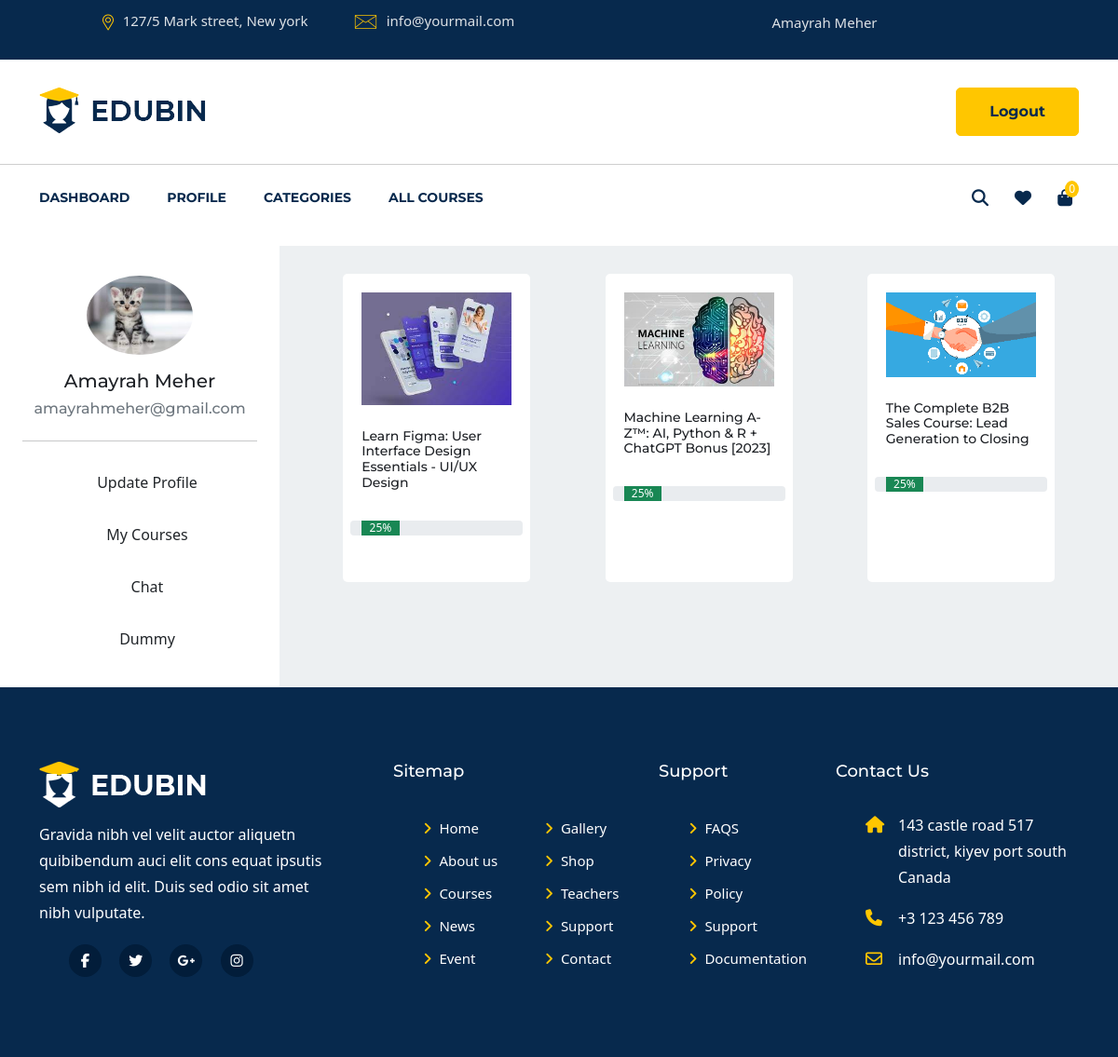
Page /user/dashboard/ (signed in) on the earlier database version.
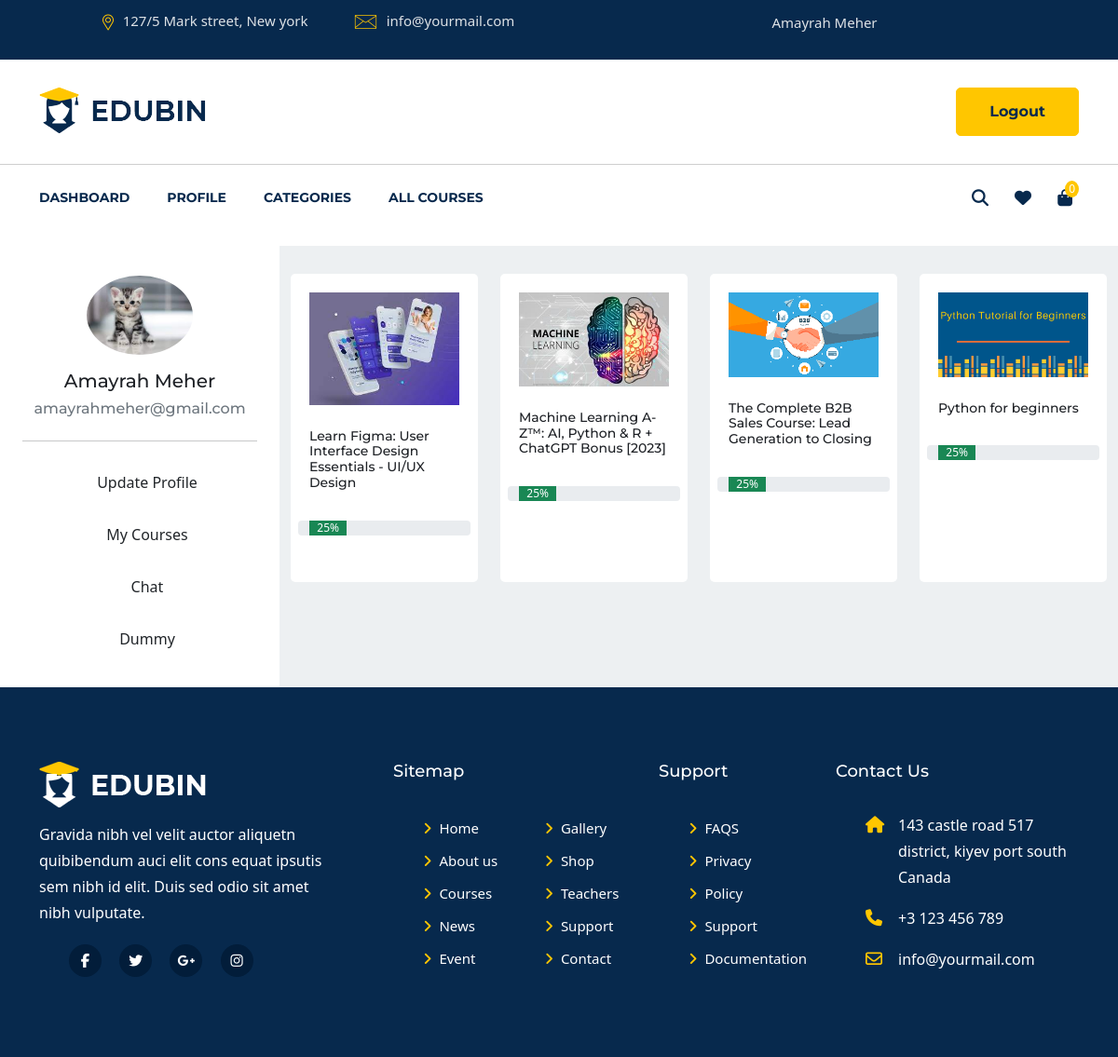
Same page on the later database version.
### user/models.py (models this page shows, shortened)
class User(AbstractUser):
    username = models.CharField(_("Username"), max_length=150)
    email = models.EmailField(_("email address"), unique=True)
    USERNAME_FIELD = "email"
    REQUIRED_FIELDS = []
    objects = CustomUserManager()
    @property
    def full_name(self):
        return f"{self.first_name} {self.last_name}"

class Student(models.Model):
    student = models.OneToOneField(User, on_delete=models.CASCADE, primary_key=True,
                                   )
    profile_image = models.ImageField(
        null=True, blank=True, upload_to="profile_pictures/student/")
    @property
    def profile_image_url(self):
        if self.profile_image and hasattr(self.profile_image, 'url'):
            return self.profile_image.url
        else:
            return "/static/images/profile/user.png"

class EnrolledCourses(models.Model):
    course = models.ForeignKey(
        "lms_main.Course", on_delete=models.CASCADE)
    student = models.ForeignKey(
        Student, on_delete=models.CASCADE)
    class Meta:
        unique_together = ('course', 'student')

### lms_main/models.py (models this page shows, shortened)
class Course(models.Model):
    STATUS = (
        ('PUBLISH', 'PUBLISH'),
        ('DRAFT', 'DRAFT'),
    )
    title = models.CharField(max_length=300)
    description = models.TextField()
    created_at = models.DateField(auto_now_add=True)
    featured_image = models.ImageField(
        upload_to='course/featured_images/', null=True, blank=True)
    price = models.IntegerField(
        null=True, default=0, blank=True)
    discount = models.IntegerField(null=True, blank=True)
    slug = models.SlugField(unique=True, null=True,
                            blank=True, max_length=300)
    status = models.CharField(choices=STATUS, max_length=100, null=True)
    author = models.ForeignKey(user_model.Instructor, on_delete=models.CASCADE)
    category = models.ForeignKey(
        lms_main_model.Category, on_delete=models.CASCADE)
    level = models.ForeignKey(lms_main_model.Level, on_delete=models.CASCADE)

### user/views.py (the view)
# urls.py: path('dashboard/', user_view.dashboard, name='dashboard'),
@login_required
def dashboard(request):
    print("you are in dashboard")
    user = request.user
    my_courses = EnrolledCourses.objects.filter(student=user.student)
    if user:
        context = {
            'user': user,
            'my_courses': my_courses,
        }
        return render(request, 'user/dashboard.html', context)
    return Http404

### user/context_processor.py (called while the page is built)
def common_context(request):
    context = {}
    categories = Category.objects.all()
    courses = Course.objects.filter(status='PUBLISH').all()
    context['categories'] = categories
    context['courses'] = courses
    return context

def student_cart_count(request):
    if request.path.startswith('/admin/'):
        return {}
    if request.path.startswith('/instructor/'):
        return {}
    if request.user.is_authenticated:
        no_of_items_cart = Cart.objects.filter(student=request.user.student).count()
        return {'count' : no_of_items_cart }
    return {}

### user/templates/user/dashboard.html (shortened to what this page needs)
{% extends 'lms_main/base.html' %}
{% load static %}
{% block navbar %}
{% include 'lms_main/components/navbar.html' %}
{% endblock %}
{% block main %}
<div class="container-fluid h-100">
    <div class="row">
        <div class="col-3 h-100 p-4">
            <div class="row d-flex justify-content-center my-2">
                <img src="{{ user.student.profile_image_url }}" alt="profile image" class="w-50" style="border-radius: 50%;">
            </div>
            <div class="row d-flex justify-content-center my-3">
                <h5 class="text-center">{{ user.full_name }}</h5>
                <h6 class="text-center text-secondary">{{ user.email }}</h6>
            </div>
            <hr>
            <div class="row">
                <div class="text-center p-2 m-2 menu-item" id="profile">
                    <a class="text-dark" href="">Update Profile</a>
                </div>
            </div>
            <div class="row">
                <div class="text-center p-2 m-2 menu-item" id="course">
                    <a class="text-dark" href="">My Courses</a>
                </div>
            </div>
            <div class="row">
                <div class="text-center p-2 m-2 menu-item" id="course">
                    <a class="text-dark" href="">Chat</a>
                </div>
            </div>
            <div class="row">
                <div class="text-center p-2 m-2 menu-item" id="course">
                    <a class="text-dark" href="">Dummy</a>
                </div>
            </div>
        </div>
        <div class="col-9" style="background: #edf0f2;">
            <div class="row justify-content-evenly">
                {% for course in my_courses %}
                <div class="col-lg-3 col-md-6 col-sm-8">
                    <div class="singel-publication mt-30 h-100">
                        <div class="image">
                            <img src="{{ course.course.featured_image.url }}" alt="enrolled-course">
                        </div>
                        <div class="cont">
                            <div class="name">
                                <a href="{% url 'user:my-course-detail' course.course.slug %}">
                                    <h6>{{ course.course.title }}</h6>
                                </a>
                            </div>
                        </div>
                        <br>
                        <div class="row">
                            <div class="progress" role="progressbar" aria-label="Success example" aria-valuenow="25" aria-valuemin="0"
                                aria-valuemax="100">
                                <div class="progress-bar bg-success" style="width: 25%">25%</div>
                            </div>
                        </div>
                    </div>
                </div>
                {% endfor %}
            </div>
        </div>
    </div>
</div>
{% include 'lms_main/components/footer.html' %}
{% endblock %}

### lms_main/templates/lms_main/base.html (shortened to what this page needs)
{% load static %}
<!doctype html>
<html lang="en">
<head>
    <link rel="stylesheet" href="{% static 'css/slick.css' %}">
    <link rel="stylesheet" href="{% static 'css/animate.css' %}">
    <link rel="stylesheet" href="{% static 'css/nice-select.css' %}">
    <link rel="stylesheet" href="{% static 'css/jquery.nice-number.min.css' %}">
    <link rel="stylesheet" href="{% static 'css/magnific-popup.css' %}">
    <link rel="stylesheet" href="{% static 'css/bootstrap.min.css' %}">
    <link rel="stylesheet" href="{% static 'css/font-awesome.min.css' %}">
    <link rel="stylesheet" href="{% static 'css/default.css' %}">
    <link rel="stylesheet" href="{% static 'css/style.css' %}">
    <link rel="stylesheet" href="{% static 'css/responsive.css' %}">
</head>
<body>
    {% block navbar %}{% endblock %}
    {% block main %}{% endblock %}
<link href="https://cdn.jsdelivr.net/npm/bootstrap@5.0.2/dist/css/bootstrap.min.css" rel="stylesheet"
>
</body>

### lms_main/templates/lms_main/components/navbar.html (shortened to what this page needs)
{% load static %}
<header id="header-part">
    <div class="header-top d-none d-lg-block">
        <div class="container">
            <div class="row">
                <div class="col-lg-6">
                    <div class="header-contact text-lg-left text-center">
                        <ul>
                            <li><img src="{% static 'images/all-icon/map.png' %}" alt="icon"><span>127/5 Mark street, New york</span>
                            </li>
                            <li><img src="{% static 'images/all-icon/email.png' %}" alt="icon"><span>info@yourmail.com</span></li>
                        </ul>
                    </div>
                </div>
                {% if user.is_authenticated %}
                <div class="col-lg-6">
                    <div class="header-opening-time text-lg-right text-center">
                        <p>{{ user.full_name }}</p>
                    </div>
                </div>
                {% endif %}
            </div>
        </div>
    </div>
    <div class="header-logo-support pt-30 pb-30">
        <div class="container">
            <div class="row">
                <div class="col-lg-4 col-md-4">
                    <div class="logo">
                        <a href="{% url 'lms_main:home' %}">
                            <img src="{% static 'images/logo.png' %}" alt="Logo">
                        </a>
                    </div>
                </div>
                <div class="col-lg-8 col-md-8">
                    <div class="support-button float-right d-none d-md-block">
                        {% if user.is_authenticated %}
                        <div class="button float-left">
                            <a href="{% url 'user:logout-user' %}" class="main-btn">Logout</a>
                        </div>
                        {% endif %}
                    </div>
                </div>
            </div>
        </div>
    </div>
{% if user.is_authenticated %}
    {% if user.student %}
    <div class="navigation">
        <div class="container">
            <div class="row">
                <div class="col-lg-10 col-md-10 col-sm-9 col-8">
                    <nav class="navbar navbar-expand-lg">
                        <div class="collapse navbar-collapse sub-menu-bar" id="navbarSupportedContent">
                            <ul class="navbar-nav mr-auto">
                                <li class="nav-item">
                                    <a href="{% url 'user:dashboard' %}">Dashboard</a>
                                </li>
                                <li class="nav-item">
                                    <a href="{% url 'user:update-profile' %}">Profile</a>
                                </li>
                                <li class="nav-item">
                                    <a href="#">Categories</a>
                                </li>
                                <li class="nav-item">
                                    <a href="{% url 'lms_main:course-lists' %}">all courses</a>
                                </li>
                            </ul>
                        </div>
                    </nav>
                </div>
                {% if request.user %}
                <div class="col-lg-2 col-md-2 col-sm-3 col-4">
                    <div class="right-icon text-right">
                        <ul>
                            <li><a href="#" id="search"><i class="fa fa-search"></i></a></li>
                            <li><a href="{% url 'lms_main:save-for-later' %}" id=""><i class="fa-solid fa-heart"></i></a></li>
                            <li><a href="{% url 'lms_main:shopping-cart' %}"><i class="fa fa-shopping-bag"></i><span>{{count}}</span></a></li>
                        </ul>
                    </div>
                </div>
                {% endif %}
            </div>
        </div>
    </div>
    {% endif %}
                {% endif %}
</header>

### lms_main/templates/lms_main/components/footer.html
{% load static %}
<footer id="footer-part">
    <div class="footer-top pt-40 pb-70">
        <div class="container">
            <div class="row">
                <div class="col-lg-4 col-md-6">
                    <div class="footer-about mt-40">
                        <div class="logo">
                            <a href="#"><img src="{% static 'images/logo-2.png'%}" alt="Logo"></a>
                        </div>
                        <p>Gravida nibh vel velit auctor aliquetn quibibendum auci elit cons equat ipsutis sem nibh id
                            elit. Duis sed odio sit amet nibh vulputate.</p>
                        <ul class="mt-20">
                            <li><a href="#"><i class="fa fa-facebook-f"></i></a></li>
                            <li><a href="#"><i class="fa fa-twitter"></i></a></li>
                            <li><a href="#"><i class="fa fa-google-plus"></i></a></li>
                            <li><a href="#"><i class="fa fa-instagram"></i></a></li>
                        </ul>
                    </div>
                </div>
                <div class="col-lg-3 col-md-6 col-sm-6">
                    <div class="footer-link mt-40">
                        <div class="footer-title pb-25">
                            <h6>Sitemap</h6>
                        </div>
                        <ul>
                            <li><a href="index-2.html"><i class="fa fa-angle-right"></i>Home</a></li>
                            <li><a href="about.html"><i class="fa fa-angle-right"></i>About us</a></li>
                            <li><a href="courses.html"><i class="fa fa-angle-right"></i>Courses</a></li>
                            <li><a href="blog.html"><i class="fa fa-angle-right"></i>News</a></li>
                            <li><a href="events.html"><i class="fa fa-angle-right"></i>Event</a></li>
                        </ul>
                        <ul>
                            <li><a href="#"><i class="fa fa-angle-right"></i>Gallery</a></li>
                            <li><a href="shop.html"><i class="fa fa-angle-right"></i>Shop</a></li>
                            <li><a href="teachers.html"><i class="fa fa-angle-right"></i>Teachers</a></li>
                            <li><a href="#"><i class="fa fa-angle-right"></i>Support</a></li>
                            <li><a href="contact.html"><i class="fa fa-angle-right"></i>Contact</a></li>
                        </ul>
                    </div>
                </div>
                <div class="col-lg-2 col-md-6 col-sm-6">
                    <div class="footer-link support mt-40">
                        <div class="footer-title pb-25">
                            <h6>Support</h6>
                        </div>
                        <ul>
                            <li><a href="#"><i class="fa fa-angle-right"></i>FAQS</a></li>
                            <li><a href="#"><i class="fa fa-angle-right"></i>Privacy</a></li>
                            <li><a href="#"><i class="fa fa-angle-right"></i>Policy</a></li>
                            <li><a href="#"><i class="fa fa-angle-right"></i>Support</a></li>
                            <li><a href="#"><i class="fa fa-angle-right"></i>Documentation</a></li>
                        </ul>
                    </div>
                </div>
                <div class="col-lg-3 col-md-6">
                    <div class="footer-address mt-40">
                        <div class="footer-title pb-25">
                            <h6>Contact Us</h6>
                        </div>
                        <ul>
                            <li>
                                <div class="icon">
                                    <i class="fa fa-home"></i>
                                </div>
                                <div class="cont">
                                    <p>143 castle road 517 district, kiyev port south Canada</p>
                                </div>
                            </li>
                            <li>
                                <div class="icon">
                                    <i class="fa fa-phone"></i>
                                </div>
                                <div class="cont">
                                    <p>+3 123 456 789</p>
                                </div>
                            </li>
                            <li>
                                <div class="icon">
                                    <i class="fa fa-envelope-o"></i>
                                </div>
                                <div class="cont">
                                    <p>info@yourmail.com</p>
                                </div>
                            </li>
                        </ul>
                    </div>
                </div>
            </div>
        </div>
    </div>
</footer>

### static/css/default.css (style rules this page uses)
.mt-20 { margin-top: 20px; }
.mt-30 { margin-top: 30px; }
.mt-40 { margin-top: 40px; }
.pt-30 { padding-top: 30px; }
.pt-40 { padding-top: 40px; }
.pb-25 { padding-bottom: 25px; }
.pb-30 { padding-bottom: 30px; }
.pb-70 { padding-bottom: 70px; }

Differences in the rows shown:
added EnrolledCourses: course.featured_image (picture), course "Python for beginners"
